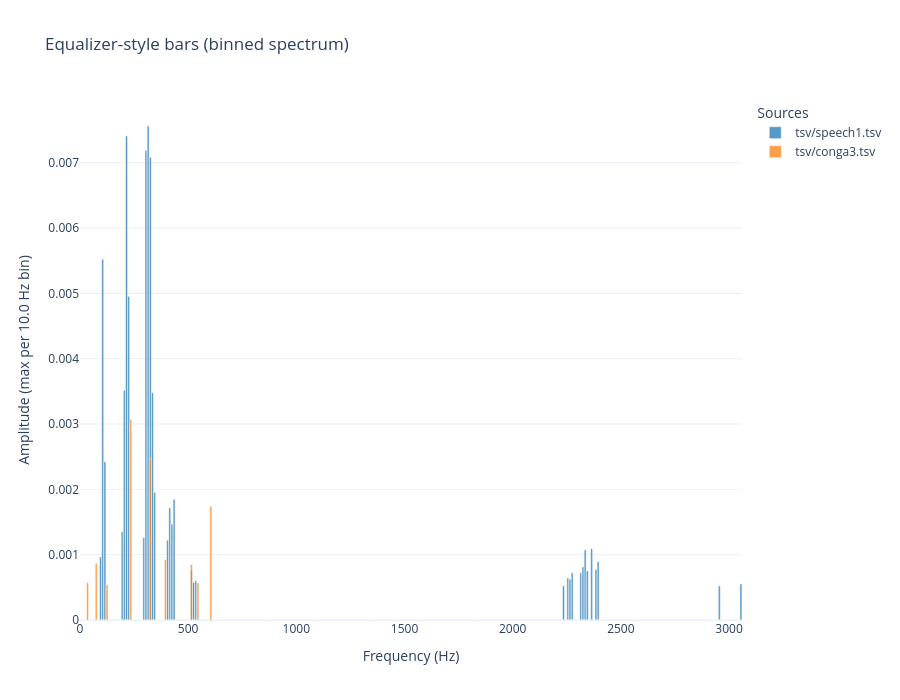

Source (notebook cell):
### Markdown cell above
### Equalizer-style bar view (custom bin sizes)

If you have lots of points, an equalizer-like binned bar view is often easier to read than a raw scatter.

- **What it does**: bins frequencies into fixed-width **Hz** bins and aggregates amplitudes per bin (e.g. `agg='max'`).
- **Per-TSV colors**: each TSV/DataFrame becomes its own trace with a unique color.
- **Axis scaling**: `freq_axis_mode` / `amp_axis_mode` are supported here too.
- **Note on bin size**: `x_bin_size` is in **Hz before any optional frequency warping** (mel/mixed) is applied for display.

### Code cell
from py_scripts.multiplotter import plot_equalizer_bars

# Equalizer-like bars: frequencies are grouped into fixed-width Hz bins.
# Each TSV becomes its own colored bar trace.
# Axis scaling options mirror `py_scripts.dft_analysis.analyze_signal()`.

plot_equalizer_bars(
    files=['tsv/speech1.tsv', 'tsv/conga3.tsv'],
    x_bin_size=10.0,   # Hz per bar
    agg='max',         # 'max' | 'sum' | 'mean'
    mode='overlay',    # 'group' | 'overlay' | 'stack'
    opacity=0.75,
    # Frequency-axis scaling:
    freq_axis_mode='linear',  # 'linear' | 'log' | 'mel' | 'mixed'
    freq_axis_mix=0.5,        # used only when freq_axis_mode='mixed'
    mixed_log_floor_hz=1.0,   # used only when freq_axis_mode='mixed'
    # Amplitude-axis scaling:
    amp_axis_mode='linear',   # 'linear' | 'log' | 'mixed'
    amp_axis_mix=0.5,         # used only when amp_axis_mode='mixed'
    amp_log_floor=1e-12,      # used for 'log'/'mixed'
)

### Figure 1 — Plotly figure (JSON) as saved in the notebook; plotly's stock layout.template omitted (floating-point values rounded to 4 significant figures; data arrays with more than 128 entries replaced by an {"elided": "..."} marker saying what was removed)
{"data": [{"marker": {"color": "#1f77b4"}, "name": "tsv/speech1.tsv", "opacity": 0.75, "type": "bar", "width": 9.2, "x": {"elided": "306 int values"}, "y": {"elided": "306 float values"}}, {"marker": {"color": "#ff7f0e"}, "name": "tsv/conga3.tsv", "opacity": 0.75, "type": "bar", "width": 9.2, "x": {"elided": "306 int values"}, "y": {"elided": "306 float values"}}], "layout": {"barmode": "overlay", "height": 700, "legend": {"title": {"text": "Sources"}}, "title": {"text": "Equalizer-style bars (binned spectrum)"}, "width": 900, "xaxis": {"title": {"text": "Frequency (Hz)"}}, "yaxis": {"title": {"text": "Amplitude (max per 10.0 Hz bin)"}}}}
